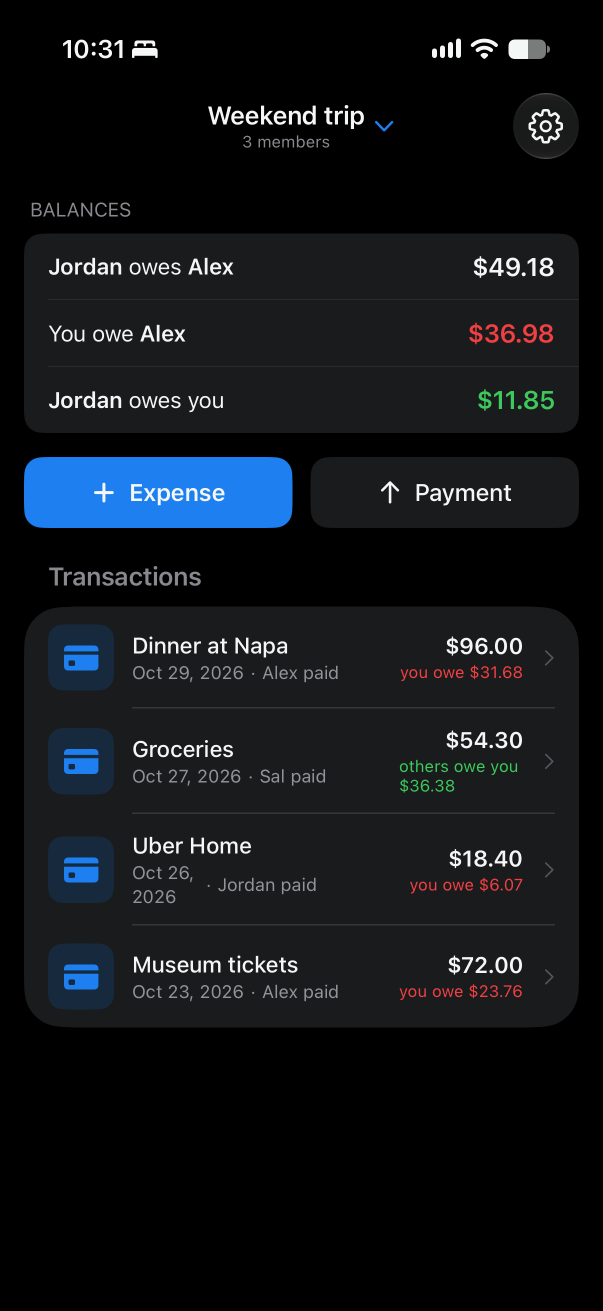
#> input picture AppStore/MarketingScreenshots/iPhone-6.9/snapshots/IMG_0058.png, 1206 x 2622 px (shown at 1/2 size)
$ python generate_real.py
#> lines starting #> are read from the running program, lines starting #| are printed output that depends on the picture; after the words box and inside, x2 and y2 are one past the last pixel; in counts of white or black regions, pixels touching at a corner belong together
#!/usr/bin/env python3
"""SplitX App Store screenshots — real app snapshots framed at 1290x2796."""
import os
from PIL import Image, ImageDraw, ImageFont, ImageFilter

W, H = 1290, 2796
S = 2
HERE = os.path.dirname(os.path.abspath(__file__))
SNAP = os.path.join(HERE, "snapshots")
OUT = os.environ.get("OUT", HERE)
ICON = "/Users/sal/developer/sharedexpenses/AppIcons/appstore.png"

SF = "/System/Library/Fonts/SFNS.ttf"
_fc = {}
def F(weight, size):
    k = (weight, int(size*S))
    if k not in _fc:
        f = ImageFont.truetype(SF, max(1, int(size*S)))
        try: f.set_variation_by_name(weight)
        except Exception: pass
        _fc[k] = f
    return _fc[k]

GREEN=(94,199,154); BLUE=(91,155,241); PURPLE=(180,155,232)

class Pen:
    def __init__(self, img, u=1.0):
        self.img=img; self.d=ImageDraw.Draw(img); self.u=u; self.k=u*S
    def text(self,pos,s,weight,size,fill,anchor="la",spacing=4):
        self.d.text((pos[0]*self.k,pos[1]*self.k),s,font=F(weight,size*self.u),fill=fill,anchor=anchor,spacing=spacing*self.k)
    def tw(self,s,weight,size):
        return self.d.textlength(s,font=F(weight,size*self.u))/self.k
    def paste(self,im,pos):
        self.img.alpha_composite(im,(int(pos[0]*self.k),int(pos[1]*self.k)))

def gradient(c1,c2):
#> called with c1 = (94, 199, 154), c2 = (91, 155, 241)
    g=Image.new("L",(1,H*S))
    for y in range(H*S): g.putpixel((0,y),int(255*(y/(H*S))))
    m=g.resize((W*S,H*S))
    return Image.composite(Image.new("RGB",(W*S,H*S),c2),Image.new("RGB",(W*S,H*S),c1),m).convert("RGBA")

def add_blobs(img,colors):
#> called with colors = ((94, 199, 154), (91, 155, 241))
    b=Image.new("RGBA",img.size,(0,0,0,0)); d=ImageDraw.Draw(b)
#> after `b = Image.new('RGBA', img.size, (0, 0, 0, 0))`: b: PIL image 2580x5592 RGBA; every value is 0
    for fx,fy,fr,c in [(0.12,0.10,0.55,colors[0]),(0.95,0.28,0.5,colors[1]),(0.5,0.95,0.62,colors[0])]:
        cx,cy,rr=fx*W*S,fy*H*S,fr*W*S; d.ellipse([cx-rr,cy-rr,cx+rr,cy+rr],fill=c+(40,))
    img.alpha_composite(b.filter(ImageFilter.GaussianBlur(130)))
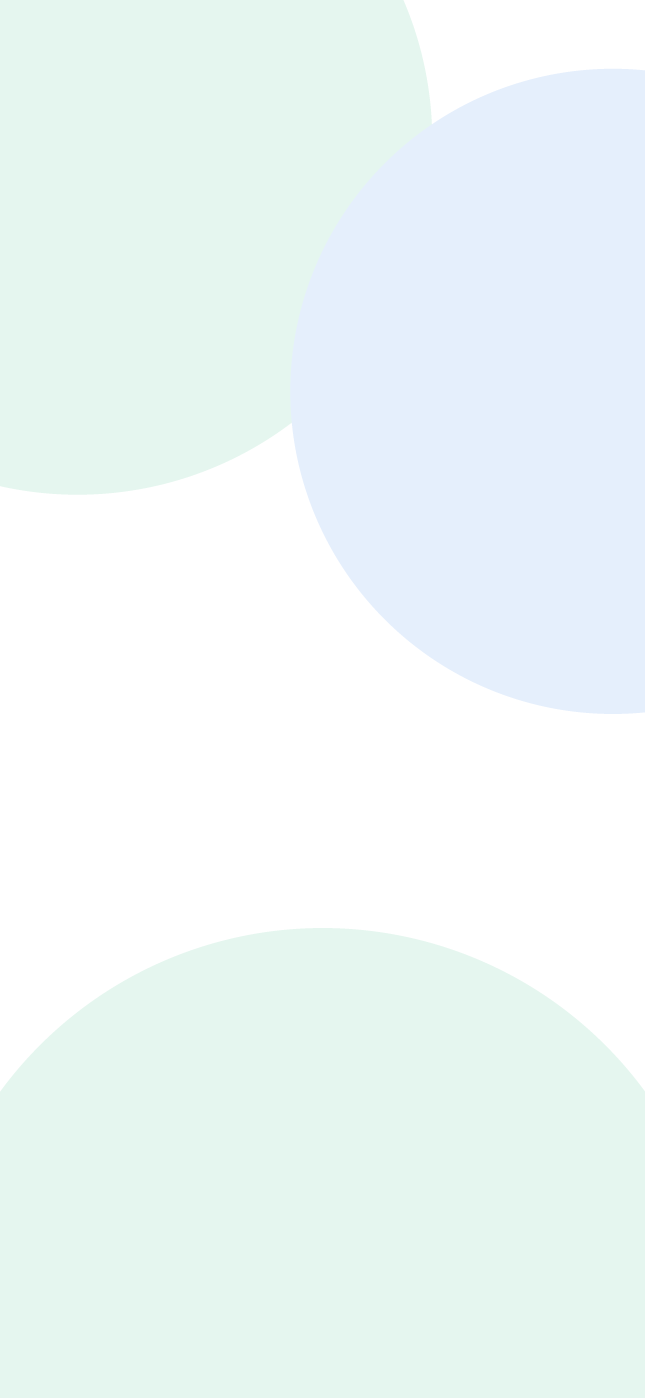
#> b: PIL image 2580x5592 RGBA (shown at 1/4 size); mean R, G, B, A 64.2, 128.2, 124, 27.6; transparent parts drawn white

_ic={}
def rounded_icon(size,u=1.0):
    px=int(size*u*S)
    if px not in _ic:
        im=Image.open(ICON).convert("RGBA").resize((px,px),Image.LANCZOS)
        m=Image.new("L",(px,px),0); ImageDraw.Draw(m).rounded_rectangle([0,0,px,px],radius=int(px*0.225),fill=255)
        im.putalpha(m); _ic[px]=im
    return _ic[px]

def fit_cover(im, w, h):
    """Scale to COVER w x h then center-crop."""
    sw,sh=im.size; scale=max(w/sw,h/sh)
    im2=im.resize((int(sw*scale+0.5),int(sh*scale+0.5)),Image.LANCZOS)
    x=(im2.width-w)//2; y=(im2.height-h)//2
    return im2.crop((x,y,x+w,y+h))

def iphone_shot(path, K, scrW=430, aspect=2622/1206):
#> called with K = 1.74, scrW = 430, aspect = 2.17
    scrH=scrW*aspect; bez=14; pad=58
    bodyW,bodyH=scrW+bez*2, scrH+bez*2
    totW,totH=bodyW+pad*2, bodyH+pad*2
    im=Image.new("RGBA",(int(totW*K*S),int(totH*K*S)),(0,0,0,0))
#> im: PIL image 1997x3754 RGBA; every value is 0
    sh=Image.new("RGBA",im.size,(0,0,0,0))
    ImageDraw.Draw(sh).rounded_rectangle([pad*K*S,(pad+20)*K*S,(pad+bodyW)*K*S,(pad+bodyH+20)*K*S],radius=int(80*K*S),fill=(10,14,40,120))
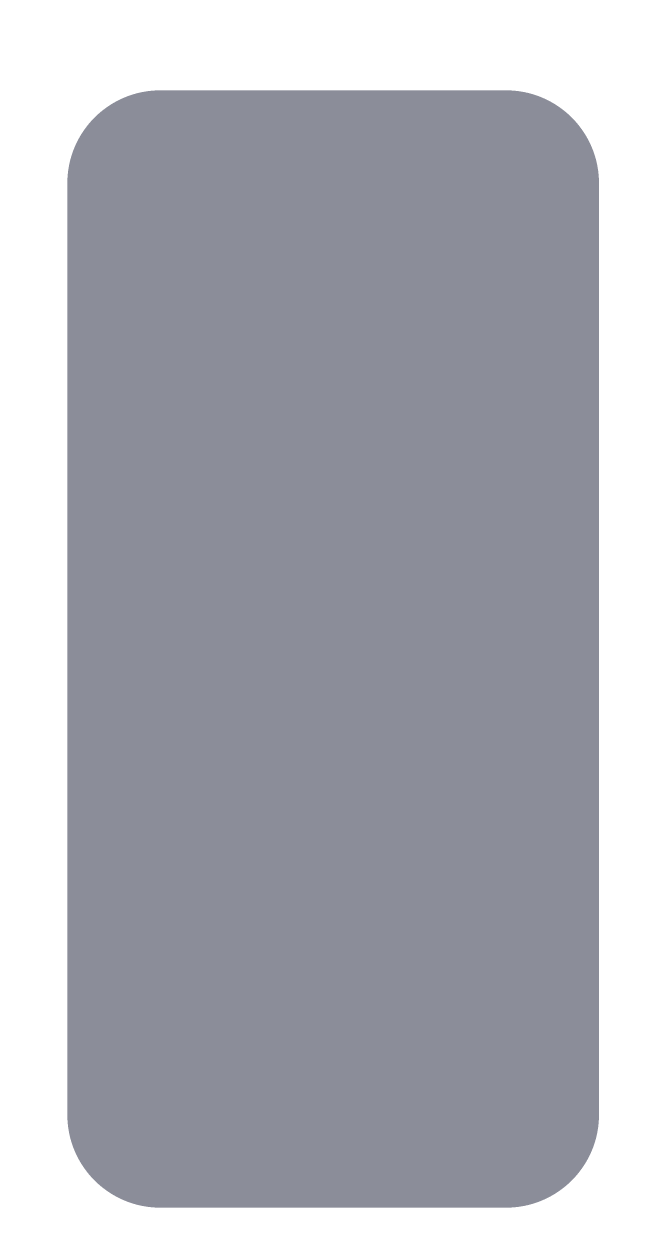
#> sh: PIL image 1997x3754 RGBA (shown at 1/3 size); mean R, G, B, A 7, 9.9, 28.2, 84.5; transparent parts drawn white
    im.alpha_composite(sh.filter(ImageFilter.GaussianBlur(int(26*K*S/10))))
    d=ImageDraw.Draw(im); ox,oy=pad*K*S,pad*K*S
    d.rounded_rectangle([ox-2,oy-2,ox+bodyW*K*S+2,oy+bodyH*K*S+2],radius=int(81*K*S),fill=(116,118,126))
    d.rounded_rectangle([ox,oy,ox+bodyW*K*S,oy+bodyH*K*S],radius=int(80*K*S),fill=(10,10,12))
    sw,shp=int(scrW*K*S),int(scrH*K*S)
    shot=fit_cover(Image.open(path).convert("RGBA"),sw,shp)
#> in fit_cover, `sw, sh = im.size`: sw = 1206; sh = 2622
#> in fit_cover, `scale = max(w / sw, h / sh)`: scale = 1.24
    mask=Image.new("L",(sw,shp),0); ImageDraw.Draw(mask).rounded_rectangle([0,0,sw,shp],radius=int(66*K*S),fill=255)
#> after `mask = Image.new('L', (sw, shp), 0)`: mask: PIL image 1496x3253 L; every value is 0
#> after `ImageDraw.Draw(mask).rounded_rectangle([0, 0, sw, shp], radius=int(66 `:
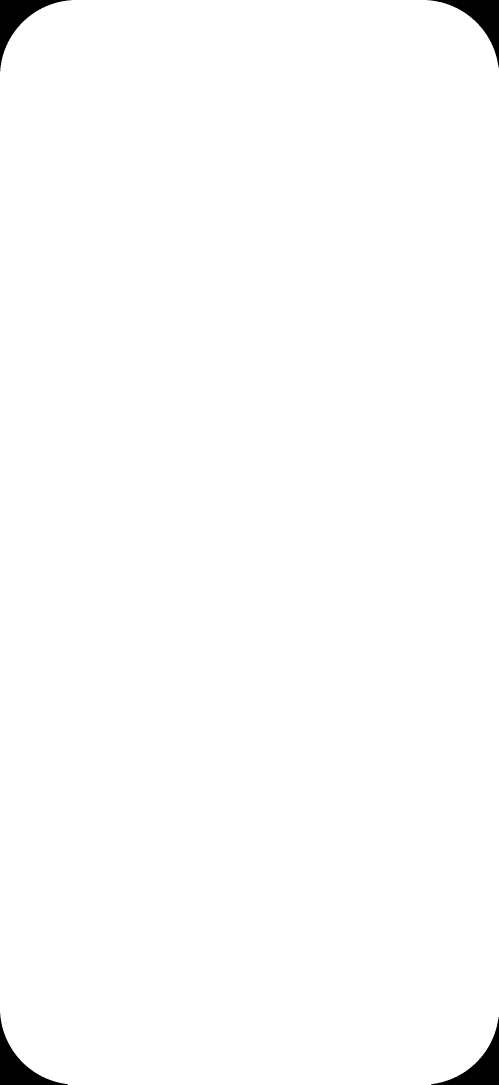
#> mask: PIL image 1496x3253 L (shown at 1/3 size); 99.1% white; 4 black regions, box (x1, y1, x2, y2) and area: (0, 0, 214, 214) 11317, (1283, 0, 1496, 203) 11103, (0, 3040, 203, 3253) 11103, (1294, 3051, 1496, 3253) 10890
    im.paste(shot,(int(ox+bez*K*S),int(oy+bez*K*S)),mask)
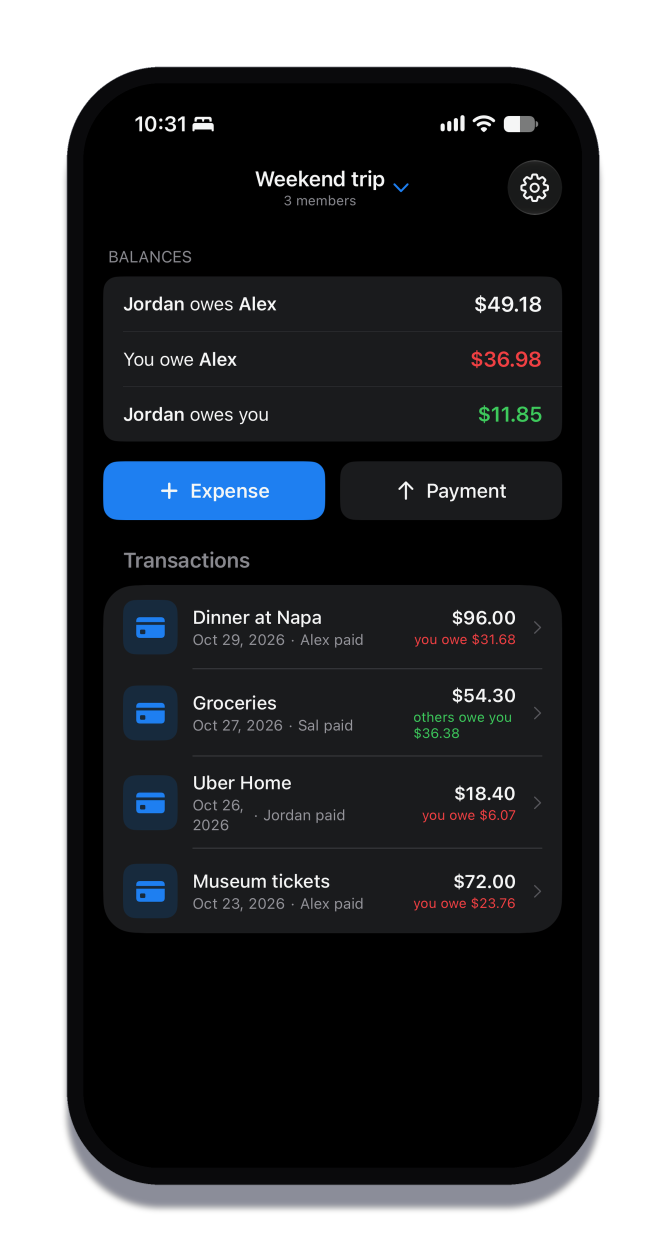
#> im: PIL image 1997x3754 RGBA (shown at 1/3 size); mean R, G, B, A 12.5, 14.6, 17.8, 182.2; transparent parts drawn white
    return im

def watch_shot(path, K, scrW=200, aspect=502/410):
    scrH=scrW*aspect; bez=16; pad=70
    bodyW,bodyH=scrW+bez*2, scrH+bez*2
    totW,totH=bodyW+pad*2, bodyH+pad*2
    im=Image.new("RGBA",(int(totW*K*S),int(totH*K*S)),(0,0,0,0))
    sh=Image.new("RGBA",im.size,(0,0,0,0))
    ImageDraw.Draw(sh).rounded_rectangle([pad*K*S,(pad+16)*K*S,(pad+bodyW)*K*S,(pad+bodyH+16)*K*S],radius=int(70*K*S),fill=(10,14,40,120))
    im.alpha_composite(sh.filter(ImageFilter.GaussianBlur(int(30*K*S/10))))
    d=ImageDraw.Draw(im); ox=pad*K*S; oy0=pad*K*S
    # crown + button
    d.rounded_rectangle([ox+bodyW*K*S-3*K*S,oy0+bodyH*K*S*0.30,ox+bodyW*K*S+10*K*S,oy0+bodyH*K*S*0.30+44*K*S],radius=int(6*K*S),fill=(80,80,84))
    d.rounded_rectangle([ox+bodyW*K*S-2*K*S,oy0+bodyH*K*S*0.52,ox+bodyW*K*S+7*K*S,oy0+bodyH*K*S*0.52+56*K*S],radius=int(4*K*S),fill=(60,60,64))
    d.rounded_rectangle([ox,oy0,ox+bodyW*K*S,oy0+bodyH*K*S],radius=int(70*K*S),fill=(12,12,14))
    d.rounded_rectangle([ox+5*K*S,oy0+5*K*S,ox+bodyW*K*S-5*K*S,oy0+bodyH*K*S-5*K*S],radius=int(66*K*S),fill=(24,24,26))
    sw,shp=int(scrW*K*S),int(scrH*K*S)
    shot=fit_cover(Image.open(path).convert("RGBA"),sw,shp)
    mask=Image.new("L",(sw,shp),0); ImageDraw.Draw(mask).rounded_rectangle([0,0,sw,shp],radius=int(52*K*S),fill=255)
    im.paste(shot,(int(ox+bez*K*S),int(oy0+bez*K*S)),mask)
    return im

def headline(p,head,sub):
    cx=W/2; yh=152
    p.text((cx,yh),head,"Heavy",59,(255,255,255),anchor="ma",spacing=6)
    nl=head.count("\n")+1
    p.text((cx,yh+nl*74+22),sub,"Medium",27,(255,255,255,235),anchor="ma",spacing=4)

def footer(p):
    ic=rounded_icon(58)
    total=58+14+p.tw("SplitX","Bold",34); x0=(W-total)/2; y=2652
    p.paste(ic,(x0,y-29))
    p.text((x0+72,y),"SplitX","Bold",34,(255,255,255,235),anchor="lm")

def place_phone(img,path,K,cy):
    ph=iphone_shot(path,K); pw,phh=ph.width/S,ph.height/S
#> after `pw, phh = (ph.width / S, ph.height / S)`: pw = 998.5; phh = 1877
    img.alpha_composite(ph,(int((W-pw)/2*S),int((cy-phh/2)*S)))
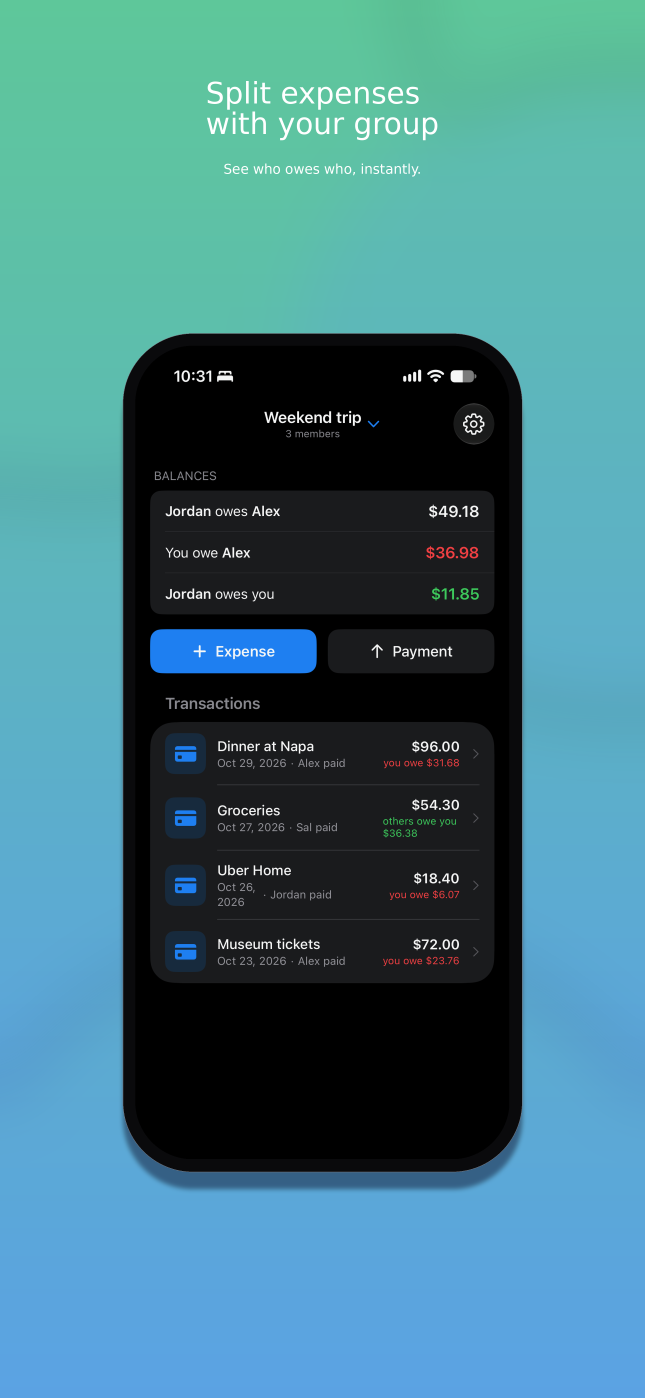
#> img: PIL image 2580x5592 RGBA (shown at 1/4 size); mean R, G, B, A 65, 119.9, 130.3, 255; transparent parts drawn white

def compose(name,gc,bc,head,sub,build):
    img=gradient(*gc); add_blobs(img,bc)
    p=Pen(img); headline(p,head,sub); build(img,p)
    img.convert("RGB").resize((W,H),Image.LANCZOS).save(os.path.join(OUT,name),"PNG")
    print("wrote",name)

K=1.74; CY=1505
sp=lambda f: os.path.join(SNAP,f)

compose("01_group.png",(GREEN,BLUE),(GREEN,BLUE),
    "Split expenses\nwith your group","See who owes who, instantly.",
    lambda img,p:(place_phone(img,sp("IMG_0058.png"),K,CY),footer(p)))
#> (the run stopped early here; a loop or call above may not have finished)
